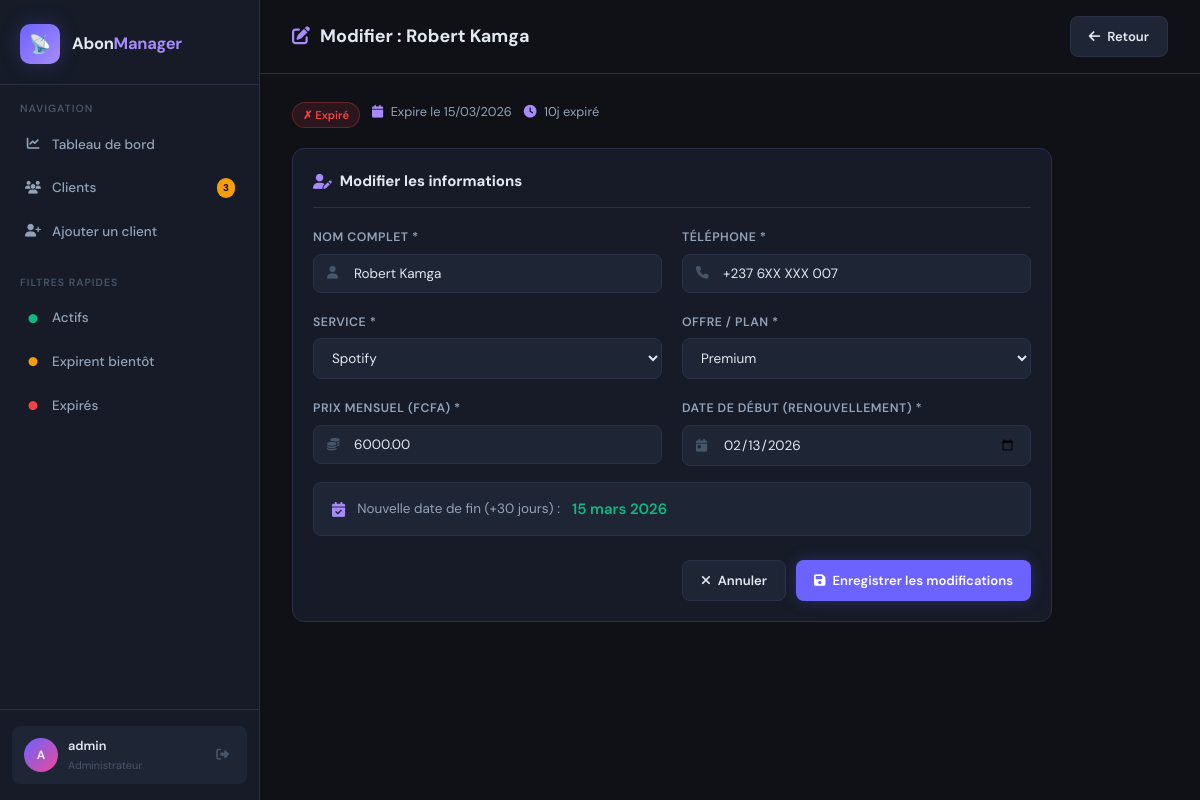
Page /modifier_client.php?id=7 (signed in) on the committed database.
### tables this page shows
CREATE TABLE IF NOT EXISTS clients (
    id          INT AUTO_INCREMENT PRIMARY KEY,
    nom         VARCHAR(150) NOT NULL,
    telephone   VARCHAR(30)  NOT NULL,
    service     VARCHAR(100) NOT NULL,        
    offre       VARCHAR(100) NOT NULL,        
    prix        DECIMAL(10,2) NOT NULL DEFAULT 0.00,
    date_debut  DATE NOT NULL,
    date_fin    DATE NOT NULL,                
    statut      ENUM('actif','expire','expire_bientot') NOT NULL DEFAULT 'actif',
    created_at  TIMESTAMP DEFAULT CURRENT_TIMESTAMP,
    updated_at  TIMESTAMP DEFAULT CURRENT_TIMESTAMP ON UPDATE CURRENT_TIMESTAMP
);

### modifier_client.php (the view, shortened to what this page needs)
<?php
require_once __DIR__ . '/includes/functions.php';
$id = (int) ($_GET['id'] ?? 0);
$client = getClientById($id);
$data   = $client;
$services = ['Netflix', 'Spotify', 'Canal+', 'Disney+', 'Amazon Prime', 'Apple TV+', 'YouTube Premium', 'Deezer', 'Autre'];
$offres   = ['Basic', 'Standard', 'Premium', 'Family', 'Duo', 'Essentiel', 'Intégral', 'Autre'];
?>
<!DOCTYPE html>
<html lang="fr">
<head>
    <link rel="stylesheet" href="https://cdnjs.cloudflare.com/ajax/libs/font-awesome/6.5.0/css/all.min.css">
    <link rel="stylesheet" href="/abonnement-app/css/style.css">
</head>
<body>
<div class="app-wrapper">
    <?php include __DIR__ . '/includes/sidebar.php'; ?>
    <main class="main-content">
        <div class="topbar">
            <div class="page-title">
                <i class="fas fa-pen-to-square"></i>
                Modifier : <?= htmlspecialchars($client['nom']) ?>
            </div>
            <div class="topbar-actions">
                <a href="/abonnement-app/clients.php" class="btn btn-secondary">
                    <i class="fas fa-arrow-left"></i>
                    Retour
                </a>
            </div>
        </div>
        <div class="page-body">
            <div style="display:flex;gap:12px;margin-bottom:20px;flex-wrap:wrap">
                <?= badgeStatut($client['statut']) ?>
                <span style="font-size:0.85rem;color:var(--text2)">
                    <i class="fas fa-calendar" style="color:var(--accent2);margin-right:4px"></i>
                    Expire le <?= date('d/m/Y', strtotime($client['date_fin'])) ?>
                </span>
                <span style="font-size:0.85rem;color:var(--text2)">
                    <i class="fas fa-clock" style="color:var(--accent2);margin-right:4px"></i>
                    <?= joursRestants($client['date_fin']) ?>
                </span>
            </div>
            <div class="card fade-in" style="max-width:760px">
                <div class="card-header">
                    <div class="card-title">
                        <i class="fas fa-user-pen"></i>
                        Modifier les informations
                    </div>
                </div>
                <form id="clientForm" method="POST" action="">
                    <div class="form-grid">
                        <div class="form-group">
                            <label for="nom">Nom complet *</label>
                            <div class="input-icon-wrap">
                                <i class="fas fa-user"></i>
                                <input type="text" id="nom" name="nom"
                                    class="form-control"
                                    value="<?= htmlspecialchars($data['nom']) ?>"
                                    required>
                            </div>
                        </div>
                        <div class="form-group">
                            <label for="telephone">Téléphone *</label>
                            <div class="input-icon-wrap">
                                <i class="fas fa-phone"></i>
                                <input type="text" id="telephone" name="telephone"
                                    class="form-control"
                                    value="<?= htmlspecialchars($data['telephone']) ?>"
                                    required>
                            </div>
                        </div>
                        <div class="form-group">
                            <label for="service">Service *</label>
                            <select id="service" name="service" class="form-control" required>
                                <?php foreach ($services as $svc): ?>
                                    <option value="<?= htmlspecialchars($svc) ?>"
                                        <?= $data['service'] === $svc ? 'selected' : '' ?>>
                                        <?= htmlspecialchars($svc) ?>
                                    </option>
                                <?php endforeach; ?>
                            </select>
                        </div>
                        <div class="form-group">
                            <label for="offre">Offre / Plan *</label>
                            <select id="offre" name="offre" class="form-control" required>
                                <?php foreach ($offres as $off): ?>
                                    <option value="<?= htmlspecialchars($off) ?>"
                                        <?= $data['offre'] === $off ? 'selected' : '' ?>>
                                        <?= htmlspecialchars($off) ?>
                                    </option>
                                <?php endforeach; ?>
                            </select>
                        </div>
                        <div class="form-group">
                            <label for="prix">Prix mensuel (FCFA) *</label>
                            <div class="input-icon-wrap">
                                <i class="fas fa-coins"></i>
                                <input type="number" id="prix" name="prix"
                                    class="form-control"
                                    min="0" step="100"
                                    value="<?= htmlspecialchars($data['prix']) ?>"
                                    required>
                            </div>
                        </div>
                        <div class="form-group">
                            <label for="date_debut">Date de début (renouvellement) *</label>
                            <div class="input-icon-wrap">
                                <i class="fas fa-calendar-day"></i>
                                <input type="date" id="date_debut" name="date_debut"
                                    class="form-control"
                                    value="<?= htmlspecialchars($data['date_debut']) ?>"
                                    required>
                            </div>
                        </div>
                    </div>
                    <div style="margin-top:16px;padding:14px 18px;background:var(--bg3);
                        border-radius:var(--radius-sm);border:1px solid var(--border);
                        display:flex;align-items:center;gap:12px">
                        <i class="fas fa-calendar-check" style="color:var(--accent2)"></i>
                        <span style="font-size:0.9rem;color:var(--text2)">
                            Nouvelle date de fin (+30 jours) :
                        </span>
                        <strong id="date_fin_preview" class="jours-ok">—</strong>
                    </div>
                    <div style="display:flex;gap:10px;margin-top:24px;justify-content:flex-end">
                        <a href="/abonnement-app/clients.php" class="btn btn-secondary">
                            <i class="fas fa-xmark"></i> Annuler
                        </a>
                        <button type="submit" class="btn btn-primary">
                            <i class="fas fa-floppy-disk"></i> Enregistrer les modifications
                        </button>
                    </div>
                </form>
            </div>
        </div>
    </main>
</div>
</body>
</html>

### includes/functions.php (shortened to what this page needs)
<?php
function getClientById(int $id): array|false {
    $db   = getDB();
    $stmt = $db->prepare("SELECT * FROM clients WHERE id = ?");
    $stmt->execute([$id]);
    return $stmt->fetch();
}
function badgeStatut(string $statut): string {
    return match($statut) {
        'actif'           => '<span class="badge badge-actif">✓ Actif</span>',
        'expire'          => '<span class="badge badge-expire">✗ Expiré</span>',
        'expire_bientot'  => '<span class="badge badge-alerte">⚡ Bientôt</span>',
        default           => '<span class="badge">Inconnu</span>',
    };
}
function joursRestants(string $date_fin): string {
    $aujourd_hui = new DateTime();
    $fin         = new DateTime($date_fin);
    $diff        = (int) $aujourd_hui->diff($fin)->format('%r%a');
    if ($diff < 0)  return abs($diff) . 'j expiré';
    return $diff . ' jours';
}

### css/style.css (style rules this page uses)
:root { --bg: #0f1117; --bg2: #161b27; --bg3: #1e2535; --border: #2a3147; --accent: #6c63ff; --accent2: #a78bfa; --accent-glow: rgba(108, 99, 255, 0.25); --green: #10b981; --green-bg: rgba(16, 185, 129, 0.12); --red: #ef4444; --red-bg: rgba(239, 68, 68, 0.12); --orange: #f59e0b; --orange-bg: rgba(245, 158, 11, 0.12); --blue: #3b82f6; --blue-bg: rgba(59, 130, 246, 0.12); --text: #e2e8f0; --text2: #94a3b8; --text3: #475569; --sidebar-w: 260px; --radius: 12px; --radius-sm: 8px; --shadow: 0 4px 24px rgba(0,0,0,0.4); --transition: all 0.2s ease; --font-main: 'DM Sans', sans-serif; --font-mono: 'JetBrains Mono', monospace; }
*, *::before, *::after { box-sizing: border-box; margin: 0; padding: 0; }
html { font-size: 15px; }
body { font-family: var(--font-main); background: var(--bg); color: var(--text); min-height: 100vh; line-height: 1.6; -webkit-font-smoothing: antialiased; }
a { color: var(--accent2); text-decoration: none; }
.app-wrapper { display: flex; min-height: 100vh; }
.main-content { flex: 1; margin-left: var(--sidebar-w); min-height: 100vh; display: flex; flex-direction: column; transition: var(--transition); }
.page-body { padding: 28px 32px; flex: 1; }
.topbar { padding: 16px 32px; border-bottom: 1px solid var(--border); background: var(--bg); display: flex; align-items: center; justify-content: space-between; position: sticky; top: 0; z-index: 50; backdrop-filter: blur(8px); }
.page-title { font-size: 1.2rem; font-weight: 700; display: flex; align-items: center; gap: 10px; }
.page-title i { color: var(--accent2); }
.topbar-actions { display: flex; gap: 10px; align-items: center; }
.btn { display: inline-flex; align-items: center; gap: 7px; padding: 9px 18px; border-radius: var(--radius-sm); font-size: 0.875rem; font-weight: 600; font-family: var(--font-main); cursor: pointer; border: none; transition: var(--transition); text-decoration: none; white-space: nowrap; }
.btn-primary { background: var(--accent); color: #fff; box-shadow: 0 0 16px var(--accent-glow); }
.btn-secondary { background: var(--bg3); color: var(--text); border: 1px solid var(--border); }
.card { background: var(--bg2); border: 1px solid var(--border); border-radius: var(--radius); padding: 20px; }
.card-header { display: flex; align-items: center; justify-content: space-between; margin-bottom: 20px; padding-bottom: 14px; border-bottom: 1px solid var(--border); }
.card-title { font-size: 1rem; font-weight: 700; display: flex; align-items: center; gap: 8px; }
.card-title i { color: var(--accent2); }
.badge { display: inline-flex; align-items: center; gap: 4px; padding: 3px 10px; border-radius: 99px; font-size: 0.75rem; font-weight: 600; white-space: nowrap; }
.badge-expire { background: var(--red-bg); color: var(--red); border: 1px solid rgba(239,68,68,0.3); }
.form-grid { display: grid; grid-template-columns: repeat(auto-fit, minmax(240px, 1fr)); gap: 20px; }
.form-group { display: flex; flex-direction: column; gap: 6px; }
.form-group label { font-size: 0.82rem; font-weight: 600; color: var(--text2); text-transform: uppercase; letter-spacing: 0.5px; }
.form-control { padding: 10px 14px; background: var(--bg3); border: 1px solid var(--border); border-radius: var(--radius-sm); color: var(--text); font-size: 0.9rem; font-family: var(--font-main); transition: var(--transition); outline: none; }
.form-control::placeholder { color: var(--text3); }
select.form-control option { background: var(--bg2); }
.jours-ok { color: var(--green); font-weight: 600; }
.input-icon-wrap { position: relative; }
.input-icon-wrap i { position: absolute; left: 14px; top: 50%; transform: translateY(-50%); color: var(--text3); font-size: 0.85rem; }
.input-icon-wrap .form-control { padding-left: 40px; width: 100%; }
.fade-in { animation: fadeIn 0.3s ease both; }

### rows in the picture
clients: nom "Robert Kamga", statut "✗ Expiré", date_fin "15/03/2026", date_fin "10j expiré", telephone "+237 6XX XXX 007", service "Spotify", offre "Premium", prix "6000.00", date_debut "02/13/2026"

### other values in the picture
$alertes_count "3"
substr($_SESSION['admin_username'] ?? 'A', 0, 1) "A"
$_SESSION['admin_username'] "admin"
